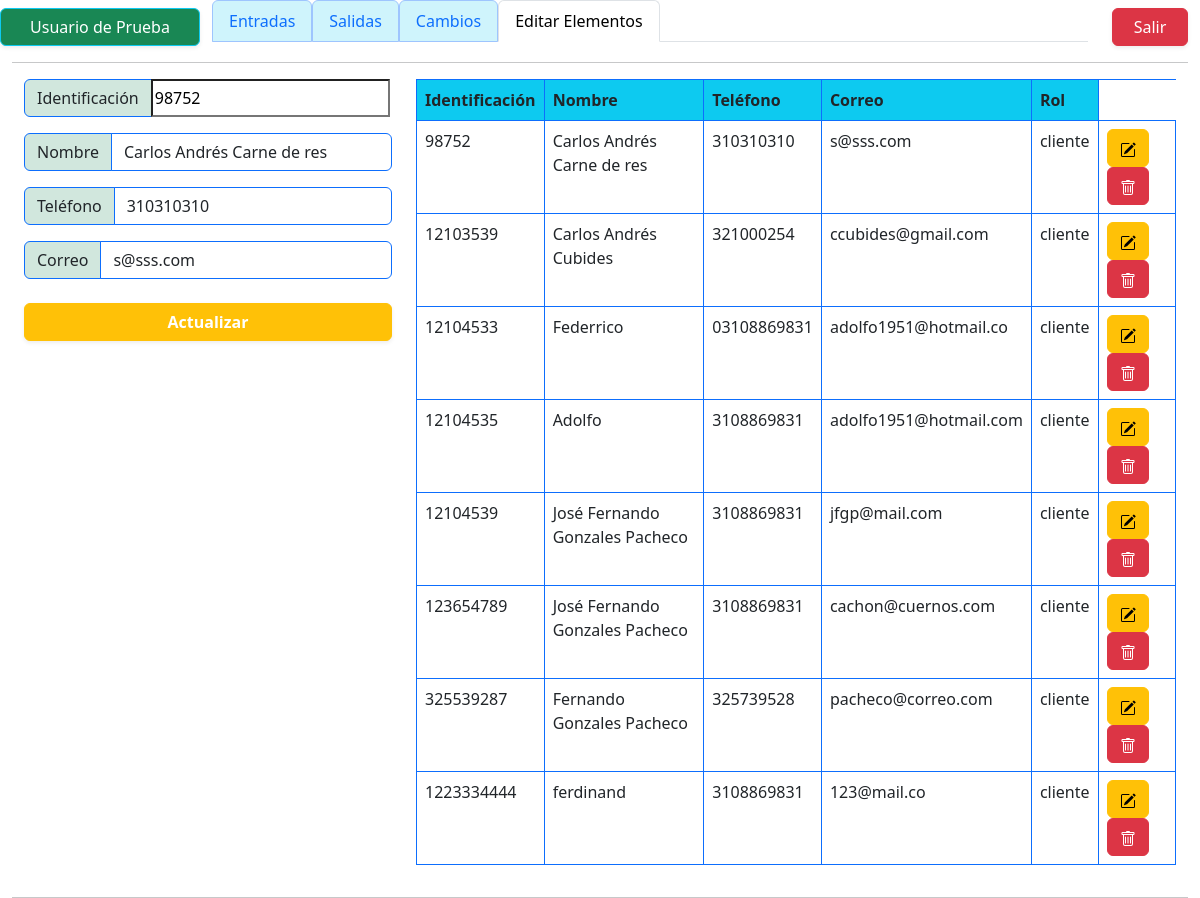
/views/usuariosEditar.php?id=98752 (signed in), run on the app's committed database.
### tables this page shows
CREATE TABLE `usuarios` (
  `id` int(50) NOT NULL,
  `user` varchar(50) NOT NULL,
  `telefono` varchar(15) NOT NULL,
  `password` varchar(32) NOT NULL,
  `email` varchar(50) NOT NULL,
  `rol` varchar(10) NOT NULL
);

### views/usuariosEditar.php (the view, shortened to what this page needs)
<?php
	include ("../controllers/dbConection.php");
	$id= $_GET['id'];
	$sql= $conexion->query("SELECT * FROM usuarios WHERE id='$id'");
?>
<!DOCTYPE html>
<html lang="es">
<head>
  <link rel="stylesheet" href="../csss/bootstrap/css/bootstrap.min.css">
</head>
<body class="vh-100">
    <div class="container-fluid">
        <div class="row">
            <div class="col-2 btn border-info bg-success text-white mt-2 shadow-sm ">
                <?php
          echo $_SESSION["nombre"]
          ?>
      </div>
      <div class="col-9">
		    <ul class="nav nav-tabs">
          <li class="nav-item">
            <a class="nav-link nav-link border-primary-subtle bg-info-subtle" aria-current="page" href="entradas.php">Entradas</a>
          </li>
          <li class="nav-item">
            <a class="nav-link nav-link border-primary-subtle bg-info-subtle" href="salidas.php">Salidas</a>
          </li>
          <li class="nav-item">
            <a class="nav-link nav-link border-primary-subtle bg-info-subtle" href="cambios.php">Cambios</a>
          </li>
          <li class="nav-item">
            <p class="nav-link active">Editar Elementos</p>
          </li>
        </ul>
    	</div>
      <div class="col-1">
        <button class="btn btn-danger w-100 mt-2 shadow-sm "><a class="text-decoration-none text-white"
          href="../controllers/logout.php">Salir</a>
        </button>
      </div>
    </div>
    <hr>
  <div class="container-fluid">
	<div class="row">
    <div class="col-4">
      <form action="" method="post">
		<div class="input-group mb-3">
		<span class="input-group-text bg-success-subtle border-primary" id="">Identificación</span>
      <input type="inputId" id="inputId" name="inputId" value="<?= $_GET['id'] ?>" >
	</div>
        <?php
        while($elmData= $sql->fetch_object()) { ?>
          <div class="input-group mb-3">
			      <span class="input-group-text bg-success-subtle border-primary" id="">Nombre</span>
			      <input select class="inputUser pe-5 form-control border-primary" id="inputNam" name="inputNam" value="<?= $elmData->user?>">
		      </div>
			  <div class="input-group mb-3">
			      <span class="input-group-text bg-success-subtle border-primary" id="">Teléfono</span>
			      <input select class="inputUser pe-5 form-control border-primary" id="inputNam" name="inputTel" value="<?= $elmData->telefono?>">
		      </div>
          <div class="input-group mb-3">
			      <span class="input-group-text bg-success-subtle border-primary" id="">Correo</span>
			      <input select class="inputMail pe-5 form-control border-primary" id="inputMail" name="inputMail" value="<?= $elmData->email?>">
		      </div>
		      <div>
		        <input class="btn btn-warning text-white w-100 mt-2 fw-semibold shadow-sm mb-1"
		        name="btnUpd" type="submit" value="Actualizar">
          </div>
    <?php }
    ?>
  </form>
  </div>
	<div class="col-8">
		<table class="table table-bordered border-primary">
			<thead class="bg-info">
				<tr>
					<th scope="col">Identificación</th>
					<th scope="col">Nombre</th>
					<th>Teléfono</th>
					<th scope="col">Correo</th>
					<th scope="col">Rol</th>
				</tr>
			</thead>
<tbody>
	<?php
		$sqlUsr= $conexion->query("SELECT * FROM usuarios WHERE rol= 'cliente'");
		while($tableData= $sqlUsr->fetch_object()) {
			?>
			<tr>
				<td><?= $tableData->id?></td>
				<td><?= $tableData->user?></td>
				<td><?= $tableData->telefono?></td>
				<td><?= $tableData->email?></td>
				<td><?= $tableData->rol?></td>
				<td>
				<a class="btn btn-small btn-warning" name="btnEdit" href="usuariosEditar.php?id=<?= $tableData->id?>">
				</a>
				<a class="btn btn-small btn-danger" name="btnDelete" href="">
				</a>
				</td>
			</tr>
						<?php } ?>
					</tbody>
				</table>
			</div>
		</div>
	</div>
      </div>
</body>
</html>

### data on the page
usuarios: inputNam "Carlos Andrés Carne de res", inputTel "310310310", inputMail "s@sss.com", id "98752", user "Carlos Andrés Carne de res", telefono "310310310", email "s@sss.com", rol "cliente"
usuarios: id "12103539", user "Carlos Andrés Cubides", telefono "321000254", email "ccubides@gmail.com", rol "cliente"
usuarios: id "12104533", user "Federrico", telefono "03108869831", email "adolfo1951@hotmail.co", rol "cliente"
usuarios: id "12104535", user "Adolfo", telefono "3108869831", email "adolfo1951@hotmail.com", rol "cliente"
usuarios: id "12104539", user "José Fernando Gonzales Pacheco", telefono "3108869831", email "jfgp@mail.com", rol "cliente"
usuarios: id "123654789", user "José Fernando Gonzales Pacheco", telefono "3108869831", email "cachon@cuernos.com", rol "cliente"
usuarios: id "325539287", user "Fernando Gonzales Pacheco", telefono "325739528", email "pacheco@correo.com", rol "cliente"
usuarios: id "1223334444", user "ferdinand", telefono "3108869831", email "123@mail.co", rol "cliente"

### other printed values
$_SESSION["nombre"] "Usuario de Prueba"
